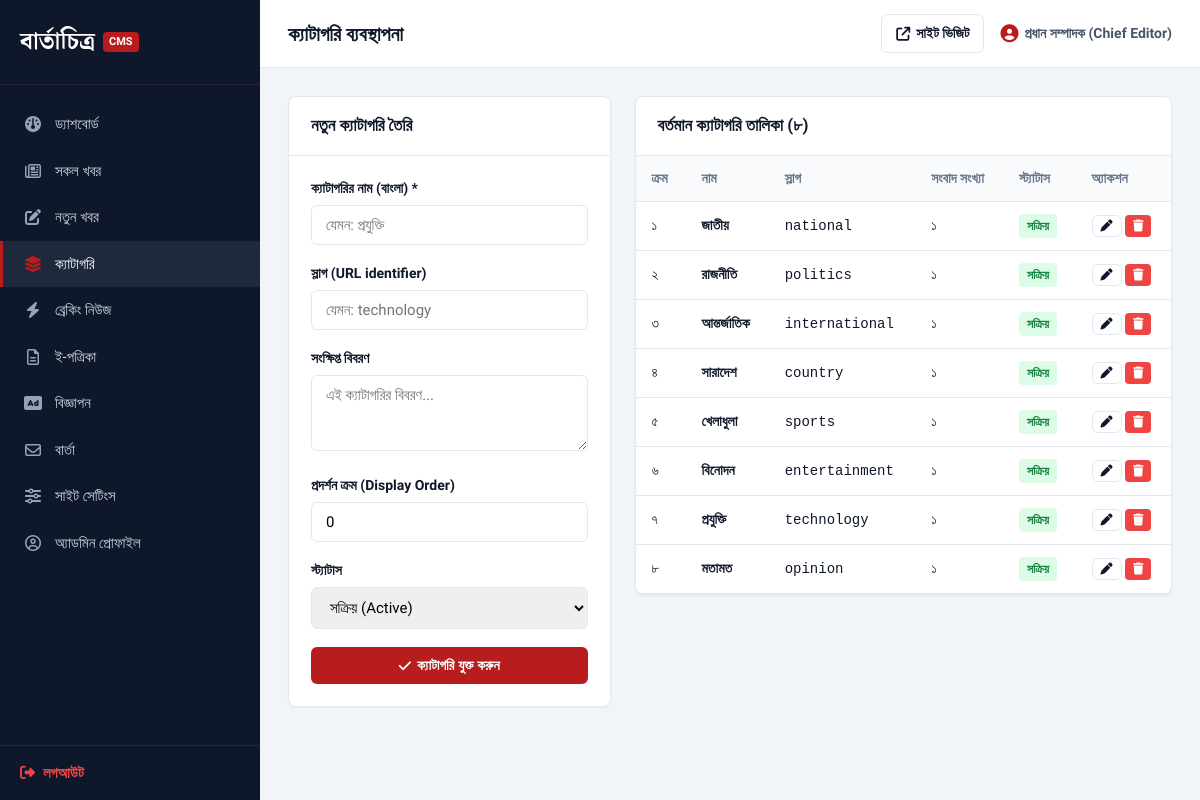
/bartachitro/admin/categories.php (signed in), run on the app's committed database.
### tables this page shows
CREATE TABLE IF NOT EXISTS `categories` (
  `id` INT UNSIGNED NOT NULL AUTO_INCREMENT,
  `name` VARCHAR(100) NOT NULL,
  `slug` VARCHAR(100) NOT NULL UNIQUE,
  `name_en` VARCHAR(100) NOT NULL,
  `description` TEXT DEFAULT NULL,
  `display_order` INT NOT NULL DEFAULT 0,
  `status` ENUM('active', 'inactive') NOT NULL DEFAULT 'active',
  `created_at` DATETIME NOT NULL DEFAULT CURRENT_TIMESTAMP,
  PRIMARY KEY (`id`)
);

### bartachitro/includes/functions.php (called while the page is built, shortened)
<?php
function bnNum($number): string {
    $en = ['0', '1', '2', '3', '4', '5', '6', '7', '8', '9'];
    $bn = ['০', '১', '২', '৩', '৪', '৫', '৬', '৭', '৮', '৯'];
    return str_replace($en, $bn, (string)$number);
}
function e(?string $string): string {
    return htmlspecialchars($string ?? '', ENT_QUOTES, 'UTF-8');
}

### bartachitro/admin/categories.php (the view, shortened to what this page needs)
<?php
require_once __DIR__ . '/header.php';
$db = getDB();
$editCat = null;
$categoriesList = $db->query("SELECT c.*, COUNT(n.id) as news_count
                             FROM categories c
                             LEFT JOIN news n ON c.id = n.category_id
                             GROUP BY c.id
                             ORDER BY c.display_order ASC, c.id ASC")->fetchAll();
?>
<div style="display:grid;grid-template-columns:1.2fr 2fr;gap:24px;align-items:flex-start;">
    <div class="admin-card">
        <div class="admin-card-header">
            <h3><?= $editCat ? 'ক্যাটাগরি সম্পাদনা' : 'নতুন ক্যাটাগরি তৈরি' ?></h3>
        </div>
        <div class="admin-card-body">
            <form action="<?= BASE_URL ?>/admin/categories.php" method="POST">
                <div class="form-group">
                    <label class="form-label">ক্যাটাগরির নাম (বাংলা) *</label>
                    <input type="text" name="name" required class="form-control" value="<?= e($editCat['name'] ?? '') ?>" placeholder="যেমন: প্রযুক্তি">
                </div>
                <div class="form-group">
                    <label class="form-label">স্লাগ (URL identifier)</label>
                    <input type="text" name="slug" class="form-control" value="<?= e($editCat['slug'] ?? '') ?>" placeholder="যেমন: technology">
                </div>
                <div class="form-group">
                    <label class="form-label">সংক্ষিপ্ত বিবরণ</label>
                    <textarea name="description" rows="3" class="form-control" placeholder="এই ক্যাটাগরির বিবরণ..."><?= e($editCat['description'] ?? '') ?></textarea>
                </div>
                <div class="form-group">
                    <label class="form-label">প্রদর্শন ক্রম (Display Order)</label>
                    <input type="number" name="display_order" class="form-control" value="<?= e($editCat['display_order'] ?? 0) ?>">
                </div>
                <div class="form-group">
                    <label class="form-label">স্ট্যাটাস</label>
                    <select name="status" class="form-control">
                        <option value="active" <?= (($editCat['status'] ?? '') === 'active') ? 'selected' : '' ?>>সক্রিয় (Active)</option>
                    </select>
                </div>
                <button type="submit" class="btn-admin-primary" style="width:100%;justify-content:center;padding:10px;">
                    <i class="fa-solid fa-check"></i> <?= $editCat ? 'পরিবর্তন সংরক্ষণ করুন' : 'ক্যাটাগরি যুক্ত করুন' ?>
                </button>
            </form>
        </div>
    </div>
    <div class="admin-card">
        <div class="admin-card-header">
            <h3>বর্তমান ক্যাটাগরি তালিকা (<?= bnNum(count($categoriesList)) ?>)</h3>
        </div>
        <div class="admin-card-body" style="padding:0;overflow-x:auto;">
            <table class="admin-table">
                <thead>
                    <tr>
                        <th>ক্রম</th>
                        <th>নাম</th>
                        <th>স্লাগ</th>
                        <th>সংবাদ সংখ্যা</th>
                        <th>স্ট্যাটাস</th>
                        <th>অ্যাকশন</th>
                    </tr>
                </thead>
                <tbody>
                    <?php foreach ($categoriesList as $cat): ?>
                    <tr>
                        <td><?= bnNum($cat['display_order']) ?></td>
                        <td><strong><?= e($cat['name']) ?></strong></td>
                        <td><code><?= e($cat['slug']) ?></code></td>
                        <td><?= bnNum($cat['news_count']) ?></td>
                        <td>
                            <span class="badge-status <?= ($cat['status'] === 'active') ? 'badge-published' : 'badge-draft' ?>">
                                <?= ($cat['status'] === 'active') ? 'সক্রিয়' : 'নিষ্ক্রিয়' ?>
                            </span>
                        </td>
                        <td>
                            <a href="?edit=<?= $cat['id'] ?>" class="btn-admin-outline" style="padding:4px 8px;font-size:12px;" title="সম্পাদনা">
                                <i class="fa-solid fa-pen"></i>
                            </a>
                            <a href="?action=delete&id=<?= $cat['id'] ?>" class="btn-admin-danger confirm-delete" style="padding:4px 8px;font-size:12px;" title="মুছে ফেলুন">
                                <i class="fa-solid fa-trash"></i>
                            </a>
                        </td>
                    </tr>
                    <?php endforeach; ?>
                </tbody>
            </table>
        </div>
    </div>
</div>
<?php require_once __DIR__ . '/footer.php'; ?>

### bartachitro/assets/css/admin.css (style rules this page uses)
:root { --admin-primary: #b91c1c; --admin-primary-dark: #991b1b; --admin-sidebar: #0f172a; --admin-sidebar-hover: #1e293b; --admin-sidebar-text: #cbd5e1; --admin-bg: #f1f5f9; --admin-card-bg: #ffffff; --admin-text: #0f172a; --admin-muted: #64748b; --admin-border: #e2e8f0; }
*, *::before, *::after { box-sizing: border-box; margin: 0; padding: 0; }
body.admin-body { font-family: 'Hind Siliguri', -apple-system, BlinkMacSystemFont, sans-serif; background-color: var(--admin-bg); color: var(--admin-text); line-height: 1.5; font-size: 15px; }
.admin-card { background: var(--admin-card-bg); border: 1px solid var(--admin-border); border-radius: 8px; box-shadow: 0 1px 3px rgba(0,0,0,0.04); margin-bottom: 24px; }
.admin-card-header { padding: 16px 22px; border-bottom: 1px solid var(--admin-border); display: flex; justify-content: space-between; align-items: center; }
.admin-card-header h3 { font-size: 17px; font-weight: 700; }
.admin-card-body { padding: 22px; }
.admin-table { width: 100%; border-collapse: collapse; font-size: 14px; }
.admin-table th { background: #f8fafc; color: var(--admin-muted); font-weight: 600; text-align: left; padding: 12px 16px; border-bottom: 1px solid var(--admin-border); }
.admin-table td { padding: 12px 16px; border-bottom: 1px solid var(--admin-border); vertical-align: middle; }
.badge-status { padding: 3px 8px; border-radius: 4px; font-size: 12px; font-weight: 600; display: inline-block; }
.badge-published { background: #dcfce7; color: #15803d; }
.btn-admin-primary { background: var(--admin-primary); color: #ffffff; border: none; padding: 8px 16px; border-radius: 6px; font-weight: 600; font-size: 14px; cursor: pointer; display: inline-flex; align-items: center; gap: 6px; text-decoration: none; }
.btn-admin-outline { background: transparent; color: var(--admin-text); border: 1px solid var(--admin-border); padding: 8px 14px; border-radius: 6px; font-weight: 600; font-size: 14px; cursor: pointer; display: inline-flex; align-items: center; gap: 6px; text-decoration: none; }
.btn-admin-danger { background: #ef4444; color: #ffffff; border: none; padding: 6px 12px; border-radius: 4px; font-weight: 600; font-size: 13px; cursor: pointer; text-decoration: none; }
.form-group { margin-bottom: 18px; }
.form-label { display: block; font-weight: 600; font-size: 14px; margin-bottom: 6px; color: var(--admin-text); }
.form-control { width: 100%; padding: 10px 14px; border: 1px solid var(--admin-border); border-radius: 6px; font-size: 15px; font-family: inherit; outline: none; transition: border-color 0.2s; }

### data on the page
categories: display_order "১", name "জাতীয়", slug "national", news_count "১", status "সক্রিয়"
categories: display_order "২", name "রাজনীতি", slug "politics", news_count "১", status "সক্রিয়"
categories: display_order "৩", name "আন্তর্জাতিক", slug "international", news_count "১", status "সক্রিয়"
categories: display_order "৪", name "সারাদেশ", slug "country", news_count "১", status "সক্রিয়"
categories: display_order "৫", name "খেলাধুলা", slug "sports", news_count "১", status "সক্রিয়"
categories: display_order "৬", name "বিনোদন", slug "entertainment", news_count "১", status "সক্রিয়"
categories: display_order "৭", name "প্রযুক্তি", slug "technology", news_count "১", status "সক্রিয়"
categories: display_order "৮", name "মতামত", slug "opinion", news_count "১", status "সক্রিয়"

### other printed values
$adminTitle "ক্যাটাগরি ব্যবস্থাপনা"
$adminUser['name'] "প্রধান সম্পাদক (Chief Editor)"
bnNum(count($categoriesList)) "৮"
